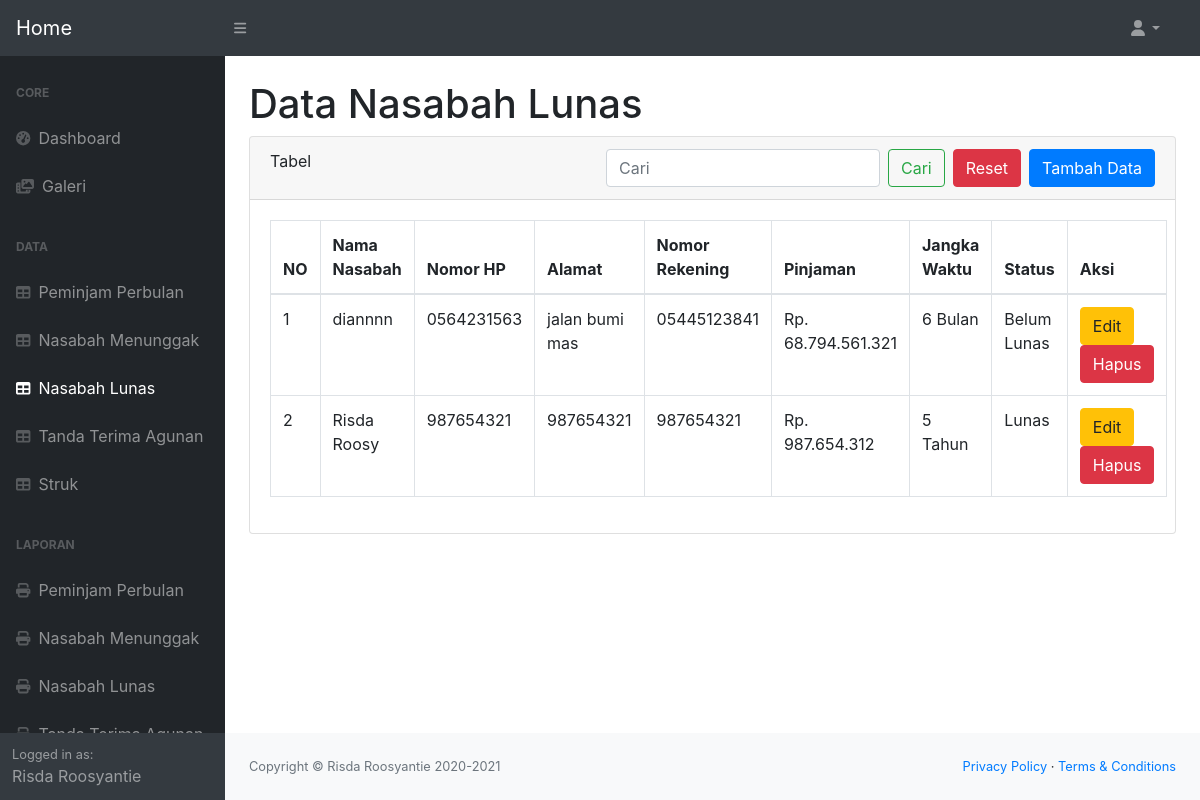
The app's page /data-nasabah-lunas.php (signed in) with its own data.
### tables this page shows
CREATE TABLE `nasabahlunas` (
  `id` int(11) NOT NULL,
  `nama` varchar(255) NOT NULL,
  `nohp` varchar(255) NOT NULL,
  `alamat` text NOT NULL,
  `norekening` varchar(255) NOT NULL,
  `pinjaman` varchar(255) NOT NULL,
  `jangkawaktu` varchar(255) NOT NULL,
  `status` varchar(255) NOT NULL
);

### data-nasabah-lunas.php (the view, shortened to what this page needs)
<?php
include 'header.php';
require "include/function.php";
$sql = mysqli_query($link, "SELECT * FROM nasabahlunas ORDER BY id DESC");
?>
<main>
    <div class="container-fluid">
        <h1 class="mt-4">Data Nasabah Lunas</h1>
        <div class="card mb-4">
            <div class="card-header">Tabel
                <form class="form-inline my-2 my-lg-0 float-right" method="post">
                    <input class="form-control mr-sm-2" type="search" name="carinasabahlunas" placeholder="Cari">
                    <button class="btn btn-outline-success mr-sm-2" type="submit" name="searchnasabahlunas">Cari</button>
                    <a href="data-nasabah-lunas.php" class="btn btn-danger mr-sm-2">Reset</a>
                    <a href="tambah-data-nasabah-lunas.php" class="btn btn-primary">Tambah Data</a>
                </form>
            </div>
            <div class="card-body">
                <table class="table table-bordered">
                    <thead>
                        <tr>
                            <th>NO</th>
                            <th>Nama Nasabah</th>
                            <th>Nomor HP</th>
                            <th>Alamat</th>
                            <th>Nomor Rekening</th>
                            <th>Pinjaman</th>
                            <th>Jangka Waktu</th>
                            <th>Status</th>
                            <th>Aksi</th>
                        </tr>
                    </thead>
                    <tbody>
                        <?php $no = 1; ?>
                        <?php foreach ($sql as $row) : ?>
                            <tr>
                                <td><?= $no; ?></td>
                                <td><?= $row['nama']; ?></td>
                                <td><?= $row['nohp']; ?></td>
                                <td><?= substr($row['alamat'], 0, 20); ?></td>
                                <td><?= $row['norekening']; ?></td>
                                <td>Rp. <?= number_format($row['pinjaman'], 0, ',', '.'); ?></td>
                                <td><?= $row['jangkawaktu']; ?></td>
                                <td><?= $row['status']; ?></td>
                                <td>
                                    <a href="edit-data-nasabah-lunas.php?id=<?= $row['id']; ?>" class="btn btn-warning">Edit</a>
                                    <a href="hapus-data-nasabah-lunas.php?id=<?= $row['id']; ?>" class="btn btn-danger" onclick="return confirm('Yakin ingin menghapus?')">Hapus</a>
                                </td>
                            </tr>
                            <?php $no++; ?>
                        <?php endforeach; ?>
                    </tbody>
                </table>
            </div>
        </div>
    </div>
</main>
<?php
include 'footer.php';
?>

### head.php (shortened to what this page needs)
<!DOCTYPE html>
<html lang="en">
<head>
    <link rel="stylesheet" type="text/css" href="dist/css/styles.css">
    <link href='node_modules/simplelightbox/dist/simple-lightbox.css' rel='stylesheet' type='text/css'>
</head>

### header.php (shortened to what this page needs)
<?php
include 'head.php';
?>
<body class="sb-nav-fixed">
    <nav class="sb-topnav navbar navbar-expand navbar-dark bg-dark">
        <a class="navbar-brand" href="dashboard.php">Home</a>
        <button class="btn btn-link btn-sm order-1 order-lg-0" id="sidebarToggle" href="#"><i class="fas fa-bars"></i></button>
        <ul class="navbar-nav d-none d-md-inline-block form-inline ml-auto mr-0 mr-md-3 my-2 my-md-0">
            <li class="nav-item dropdown">
                <a class="nav-link dropdown-toggle" id="userDropdown" href="#" role="button" data-toggle="dropdown" aria-haspopup="true" aria-expanded="false"><i class="fas fa-user fa-fw"></i></a>
            </li>
        </ul>
    </nav>
    <div id="layoutSidenav">
        <div id="layoutSidenav_nav">
            <nav class="sb-sidenav accordion sb-sidenav-dark" id="sidenavAccordion">
                <div class="sb-sidenav-menu">
                    <div class="nav">
                        <div class="sb-sidenav-menu-heading">Core</div>
                        <a class="nav-link" href="dashboard.php">
                            <div class="sb-nav-link-icon"><i class="fas fa-tachometer-alt"></i></div>
                            Dashboard
                        </a>
                        <a class="nav-link" href="galeri.php">
                            <div class="sb-nav-link-icon"><i class="fas fa-photo-video"></i></div>
                            Galeri
                        </a>
                        <div class="sb-sidenav-menu-heading">Data</div>
                        <a class="nav-link" href="data-peminjam-perbulan.php">
                            <div class="sb-nav-link-icon"><i class="fas fa-table"></i></div>
                            Peminjam Perbulan
                        </a>
                        <a class="nav-link" href="data-nasabah-menunggak.php">
                            <div class="sb-nav-link-icon"><i class="fas fa-table"></i></div>
                            Nasabah Menunggak
                        </a>
                        <a class="nav-link" href="data-nasabah-lunas.php">
                            <div class="sb-nav-link-icon"><i class="fas fa-table"></i></div>
                            Nasabah Lunas
                        </a>
                        <a class="nav-link" href="data-tanda-terima-agunan.php">
                            <div class="sb-nav-link-icon"><i class="fas fa-table"></i></div>
                            Tanda Terima Agunan
                        </a>
                        <a class="nav-link" href="data-struk.php">
                            <div class="sb-nav-link-icon"><i class="fas fa-table"></i></div>
                            Struk
                        </a>
                        <div class="sb-sidenav-menu-heading">Laporan</div>
                        <a class="nav-link" href="laporan-peminjam-perbulan.php">
                            <div class="sb-nav-link-icon"><i class="fas fa-print"></i></div>
                            Peminjam Perbulan
                        </a>
                        <a class="nav-link" href="laporan-nasabah-menunggak.php">
                            <div class="sb-nav-link-icon"><i class="fas fa-print"></i></div>
                            Nasabah Menunggak
                        </a>
                        <a class="nav-link" href="laporan-nasabah-lunas.php">
                            <div class="sb-nav-link-icon"><i class="fas fa-print"></i></div>
                            Nasabah Lunas
                        </a>
                        <a class="nav-link" href="laporan-tanda-terima-agunan.php">
                            <div class="sb-nav-link-icon"><i class="fas fa-print"></i></div>
                        </a>
                    </div>
                </div>
                <div class="sb-sidenav-footer">
                    <div class="small">Logged in as:</div>
                    <?php echo $_SESSION['nama'] ?>
                </div>
            </nav>
        </div>
        <div id="layoutSidenav_content">

### footer.php (shortened to what this page needs)
<footer class="py-4 bg-light mt-auto">
    <div class="container-fluid">
        <div class="d-flex align-items-center justify-content-between small">
            <div class="text-muted">Copyright &copy; Risda Roosyantie 2020-<?php echo date("Y");?></div>
            <div>
                <a href="#">Privacy Policy</a>
                &middot;
                <a href="#">Terms &amp; Conditions</a>
            </div>
        </div>
    </div>
</footer>
</div>
</div>
</body>
</html>

### records on screen
nasabahlunas: nama "diannnn", nohp "0564231563", alamat "jalan bumi mas", norekening "05445123841", pinjaman "68.794.561.321", jangkawaktu "6 Bulan", status "Belum Lunas"
nasabahlunas: nama "Risda Roosy", nohp "987654321", alamat "987654321", norekening "987654321", pinjaman "987.654.312", jangkawaktu "5 Tahun", status "Lunas"

### other values on screen
$_SESSION['nama'] "Risda Roosyantie"
